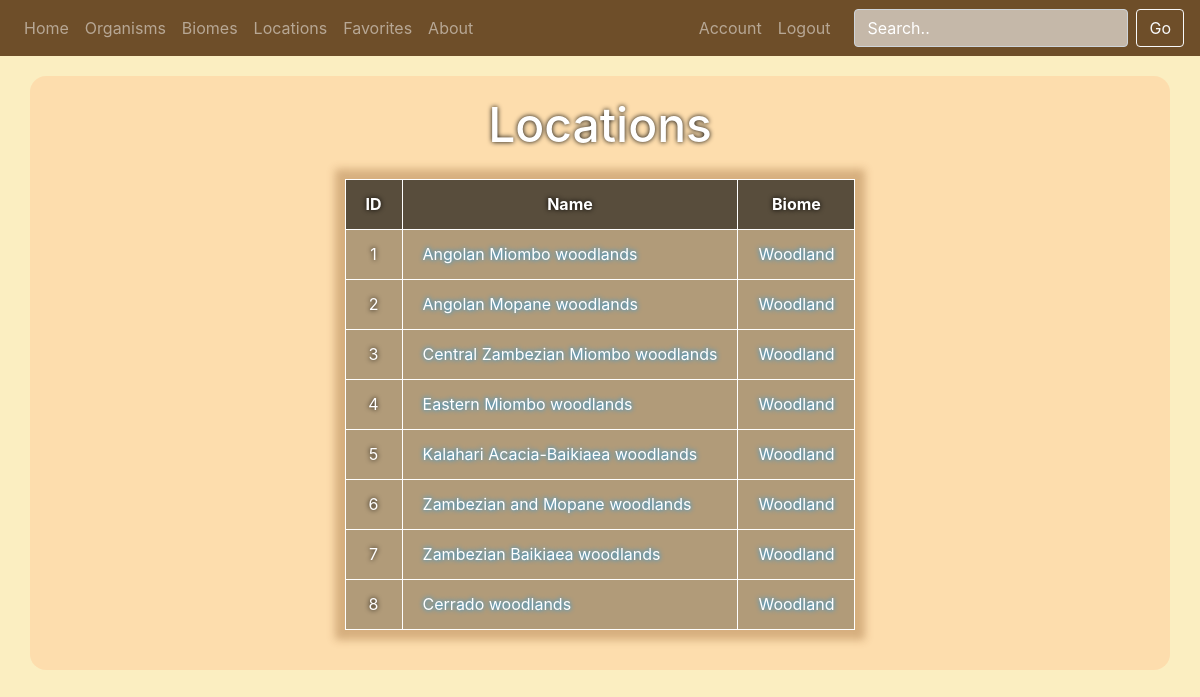
The app's page /locations.php (signed in) with its own data.
### tables this page shows
CREATE TABLE location (
    locationID int AUTO_INCREMENT,
    locName VARCHAR(256),
    PRIMARY KEY (locationID)
);

### phpFunctions.php (the view, shortened to what this page needs)
<?php
function show_location($conn, $extra = '') {
	$sql = "SELECT locationID, locName, GROUP_CONCAT(biomeID) AS biomeIDs, GROUP_CONCAT(bioName) AS bioNames FROM location NATURAL LEFT JOIN location_biome NATURAL LEFT JOIN biome ".$extra." GROUP BY locationID";
	$result = $conn->query($sql);
			echo '<table>';
			echo '<thead class="darker center"><tr>';
			if($_SESSION['isAdmin']){
				echo '<th>'."ID".'</th>'.'<th>'."Name".'</th>'.'<th>'."Biome".'</th>';
			}
			else {
				echo '<th>Name</th>'.'<th>'."Name".'</th>';
			}
			echo '</tr></thead>';
			echo '<tbody>';
			while($row = $result->fetch_assoc()) {
				echo '<tr>';
				if($_SESSION['isAdmin']){
					echo "<td class='center'>" . $row["locationID"]. "</td>";
				}
				echo '<td><a href="genericLocation.php?locID=' . $row["locationID"] . '">' . $row["locName"]. "</a></td>";
                $idArray = explode(',', $row["biomeIDs"]);
                $nameArray = explode(',', $row["bioNames"]);
				echo "<td class='nowrap'>";
                for ($i = 0; $i < count($idArray); $i++) {
                    echo '<a href="genericBiome.php?bioID=' . $idArray[$i] . '">' . $nameArray[$i]. '</a>';
                }
                echo "</td>";
				echo '</tr>';
			}
			echo '</tbody>';
			echo '</table>';
}
?>

### style.css (style rules this page uses)
#hellspawn { min-height:900px; background-color: #fbeec1; background-image: url(images/background.jpg); margin: 0; padding: 0; border: 0; }
.center { text-align: center; }
.nowrap { white-space: nowrap; }
#hellspawn { background-image: url(images/background.jpg); background-size: auto; }
#paraOne table, #paraOne table th, #paraOne table td { border: 1px solid #FFF; }
#paraOne table { margin: 0 auto; border-collapse: collapse; background: rgba(0, 0, 0, 0.3); box-shadow: 0 0 8px 10px rgba(127, 70, 20, 0.3); text-shadow: 0 0 5px #000; color: #FFF; }
#paraOne table td { padding: 10px 20px; height: 50px; }
#paraOne table th { padding: 10px 20px; height: 50px; }
#paraOne table .darker { background: rgba(0, 0, 0, 0.5); }
#paraOne table a { color: #FFF; text-shadow: 0 0 5px #09F; }

### records on screen
location: locationID "1", locName "Angolan Miombo woodlands", i "Woodland"
location: locationID "2", locName "Angolan Mopane woodlands", i "Woodland"
location: locationID "3", locName "Central Zambezian Miombo woodlands", i "Woodland"
location: locationID "4", locName "Eastern Miombo woodlands", i "Woodland"
location: locationID "5", locName "Kalahari Acacia-Baikiaea woodlands", i "Woodland"
location: locationID "6", locName "Zambezian and Mopane woodlands", i "Woodland"
location: locationID "7", locName "Zambezian Baikiaea woodlands", i "Woodland"
location: locationID "8", locName "Cerrado woodlands", i "Woodland"
